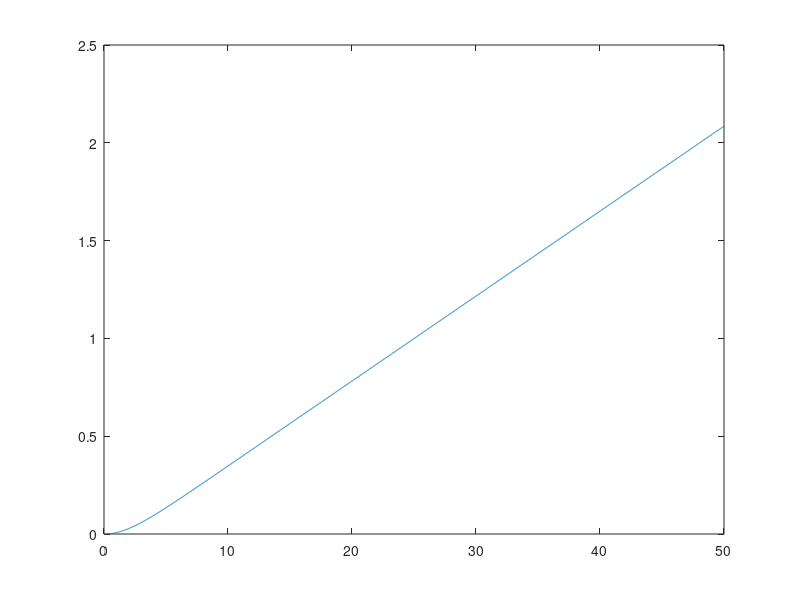

This chart was generated by the following MATLAB code:
m= 32.5;
g= 9.81;
V = 0.03255;
rho = 1000;
Samp_Time=0.01;
Sim_Time=50;
z_ww= 260;
time= linspace(0,Sim_Time,(Sim_Time/Samp_Time)+1);
z= zeros(1, (Sim_Time/Samp_Time)+1);
z_dot = zeros(1,(Sim_Time/Samp_Time)+1);

for i= 1:Sim_Time/Samp_Time
    z_ddot= (m*g -rho * V * g- z_ww * z_dot(i)* abs(z_dot(i)))/m;
    z_dot(i+1)= z_dot(i) + Samp_Time * z_ddot;
    z(i+1)= z(i) + Samp_Time * z_dot(i);
end 

plot(time,-z);

